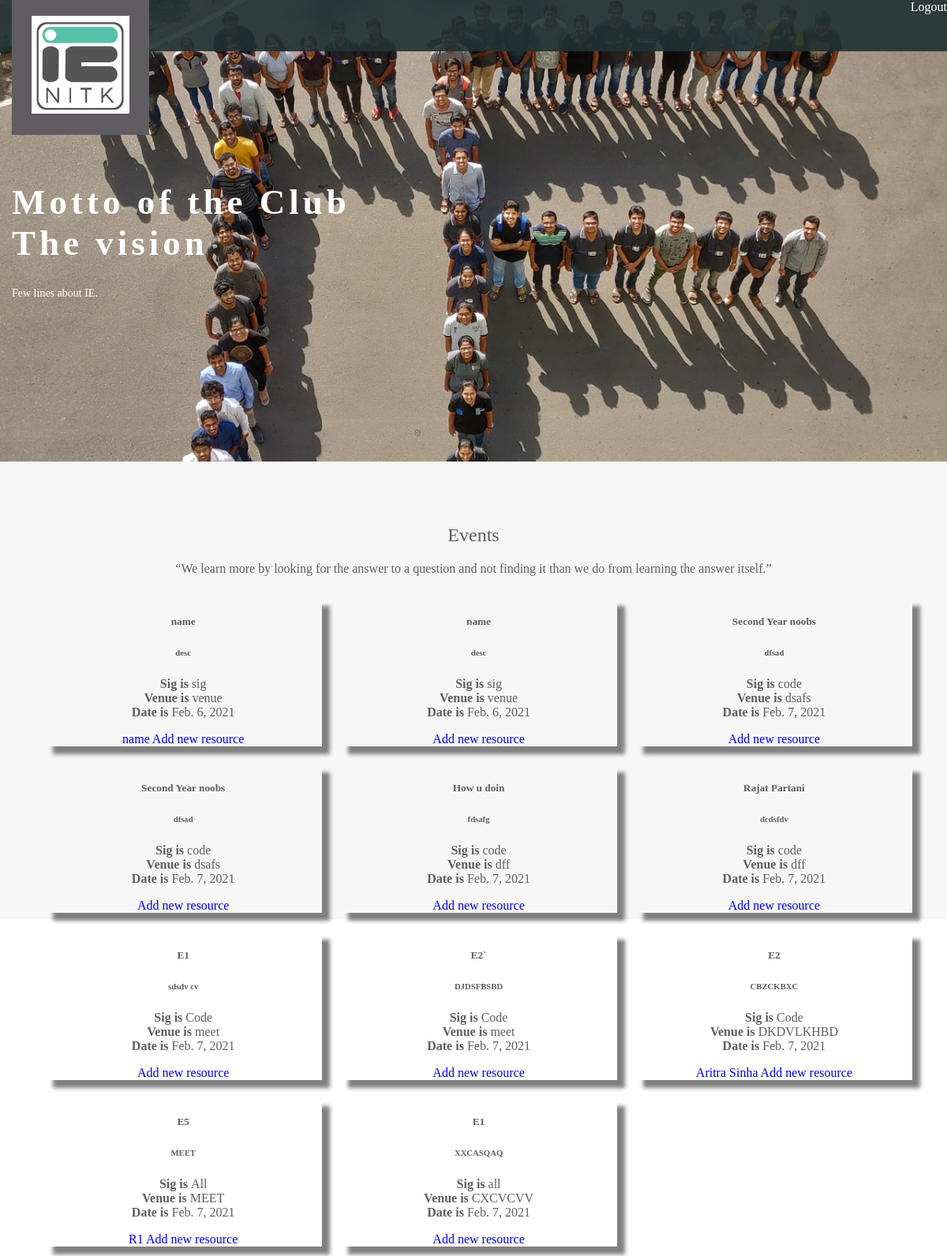
Screenshot of / (signed in) with the database file from the repository.
### hack/models.py (models this page shows, shortened)
class Event(models.Model):
    name = models.CharField(max_length=50, null=False,)
    desc = models.TextField(null=False)
    date = models.DateField(auto_now=True)
    mentors = models.ManyToManyField(User)
    venue = models.CharField(max_length=50,null=False)
    sig = models.CharField(max_length=20,null=True)
    active = models.BooleanField(default=False)

class Resource(models.Model):
    name = models.CharField(max_length=50, null=False,)
    link = models.TextField(null=False)
    event = models.ForeignKey(Event, on_delete=models.CASCADE, related_name="resources")
    author= models.ForeignKey(User,on_delete=models.DO_NOTHING)

### hack/views.py (the view)
# urls.py: path('',views.home, name= 'index'),
def home(request):
    if not request.user.is_authenticated:
        return redirect('/login_firebase')
    events = Event.objects.filter(active=True)
    docs = db.collection('users').where("email", "==", email).get()
    if docs:
        pass
    else:
        data = {
            "Name": username,
            "email":email,
        }
        db.collection('users').add(data)
    return render(request, "dashboard.html",{"user": request.user , "events": events,"username":username})

### templates/dashboard.html (shortened to what this page needs)
<!DOCTYPE html>{% load static %}
<html>
<head>
  <link rel="stylesheet" href="{% static 'css/styles.css' %}">
  <link rel="stylesheet" href="https://maxcdn.bootstrapcdn.com/font-awesome/4.4.0/css/font-awesome.min.css">
</head>
<body>
  <header>
    <a href='/logout' style="color:white; float:right"> Logout </a>
    <div class="container">
      <div class="header-left">
          <a href="landingPage.html" style="color: aliceblue;text-decoration: none;"> <img class="logo"  src="{% static 'img/ielogo.jpeg' %}" alt="Logo"></a>
      </div>
    </div>
  </header>
  <div class="top-wrapper" background-image: src="../static/img.jpg";>
    <div class="container">
      <h1>Motto of the Club<br>The vision</h1>
      <p>Few lines about IE.</p>
    </div>
  </div>
  <div class="lesson-wrapper">
    <div class="container">
      <div class="heading">
        <h2>Events</h2>
        <p>“We learn more by looking for the answer to a question and not finding it than we do from learning the answer itself.”
        </p>
        <div class="container">
          {% if not events %}
          <h4> No event present as of now </h4>
          {% else %}
          <div class="container mt-20">
            {% for event in events%}
            <div class="card my-5" style="box-shadow:10px 10px 5px grey; width: 30%; float: left; margin:1%">
                <div class="card-body">
                  <h5 class="card-title">{{event.name}}</h5>
                  <h6 class="card-subtitle mb-2 text-muted">{{event.desc}}</h6>
                  <p class="card-text"><strong>Sig is </strong> {{event.sig}} <br> <strong>Venue is </strong> {{event.venue}} <br> <strong>Date is</strong> {{event.date}}</p>
                  {% for r in event.resources.all %}
                  <a href="{{r.link}}" class="card-link">
                     {{r.name}}
                  </a>
                  {% endfor %}
                  <a href="{% url 'add_resource' event.id %}" class= "card-link">Add new resource</a>
                </div>
              </div>
            {% endfor %}
          </div>
          {% endif %}
      </div>
      </div>
    </div>
  </div>
  <br>
  <br>
  <br>
  <br>
  <br>
</body>
</html>

### hack/static/css/styles.css (style rules this page uses)
body { margin: 0; font-family: "Lucida Grande"; }
a { text-decoration: none; }
.top-wrapper { padding: 200px 0 170px 0; background-image: url('img.jpg'); background-size: cover; color: white; text-align: left; }
.container { width: 1170px; padding: 0 15px; margin: 0 auto; }
.top-wrapper h1 { opacity: 1; font-size: 45px; letter-spacing: 5px; }
.top-wrapper p { opacity: 1; font-size: 14px; margin-bottom: 35px; }
header { height: 65px; width: 100%; background-color: rgba(34,49,52,0.9); position :fixed; top: 0; z-index: 10; }
.logo { width: 124px; margin-top: 20px; }
.header-left { float: left; color: #d0d5d8; background-color: #5f5d60; display: block; line-height: 65px; padding: 0 25px; }
.lesson-wrapper { height: 500px; padding-bottom: 80px; background-color: #f7f7f7; text-align: center; }
.heading { padding-top: 60px; padding-bottom: 30px; color: #5f5d60; }
.heading h2 { font-weight: normal; }

### rows the page displays
Event: name "name", desc "desc", sig "sig", venue "venue", date "Feb. 6, 2021"
Resource: name "name"
Event: name "name", desc "desc", sig "sig", venue "venue", date "Feb. 6, 2021"
Event: name "Second Year noobs", desc "dfsad", sig "code", venue "dsafs", date "Feb. 7, 2021"
Event: name "Second Year noobs", desc "dfsad", sig "code", venue "dsafs", date "Feb. 7, 2021"
Event: name "How u doin", desc "fdsafg", sig "code", venue "dff", date "Feb. 7, 2021"
Event: name "Rajat Partani", desc "dcdsfdv", sig "code", venue "dff", date "Feb. 7, 2021"
Event: name "E1", desc "sdsdv cv", sig "Code", venue "meet", date "Feb. 7, 2021"
Event: name "E2`", desc "DJDSFBSBD", sig "Code", venue "meet", date "Feb. 7, 2021"
Event: name "E2", desc "CBZCKBXC", sig "Code", venue "DKDVLKHBD", date "Feb. 7, 2021"
Resource: name "Aritra Sinha"
Event: name "E5", desc "MEET", sig "All", venue "MEET", date "Feb. 7, 2021"
Resource: name "R1"
Event: name "E1", desc "XXCASQAQ", sig "all", venue "CXCVCVV", date "Feb. 7, 2021"
